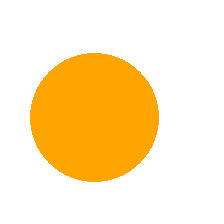
#> input picture Proposed Own Feature Extraction for ML/selected_dataset/circle/circle_11990.png, 224 x 224 px; its folder holds only this picture in this run
$ jupyter execute --allow-errors shape_lab.ipynb   (shell and % lines are left out)
#> lines starting #> are read from the running program, lines starting #| are printed output that depends on the picture; after the words box and inside, x2 and y2 are one past the last pixel; in counts of white or black regions, pixels touching at a corner belong together
[cell 1]
# Import the sys module, which gives us information about Python
import sys

# Print the Python version so we know Python is working
print(sys.version)

[cell 2]
# Install the libraries we need for this lab.
# The "%pip" command installs packages into the same Python that runs this notebook.

[cell 3]
# os lets Python look inside folders on your computer
import os

# The name of the folder that holds all the shape folders.
# This works because your notebook is saved next to "selected_dataset".
dataset_folder = "selected_dataset"

# Get the names of everything inside the dataset folder (circle, decagon, ...)
# sorted() puts them in alphabetical order
class_names = sorted(os.listdir(dataset_folder))

# Show how many shape folders we found (we expect 17)
print("Number of shape folders:", len(class_names))
print()

# Go through each shape folder one by one
for name in class_names:
    # Build the full path to this shape folder, e.g. selected_dataset/circle
    folder_path = os.path.join(dataset_folder, name)

    # Count how many files are inside it
    count = len(os.listdir(folder_path))

    # Print the shape name and its image count
    print(name, ":", count, "images")

[cell 4]
# cv2 is OpenCV, the library that reads images
import cv2
# matplotlib lets us display an image inside the notebook
import matplotlib.pyplot as plt

# Keep only real folders, so hidden files like .DS_Store are skipped
class_names = [name for name in sorted(os.listdir(dataset_folder))
               if os.path.isdir(os.path.join(dataset_folder, name))
               and not name.startswith(".")]

# Check that we now have exactly 17 shapes
print("Number of shapes:", len(class_names))

# Pick the first image inside the "circle" folder
circle_folder = os.path.join(dataset_folder, "circle")
first_file = sorted(os.listdir(circle_folder))[0]
image_path = os.path.join(circle_folder, first_file)

# Read the image from the file into a numpy array
image = cv2.imread(image_path)
#> image is the input picture: shape (224, 224, 3); mean B, G, R 188.7, 231.6, 255

# Print the file name and the size of the image
# (we expect something like (224, 224, 3) = height, width, 3 color channels)
print("File:", first_file)
print("Image size:", image.shape)
#| Image size: (224, 224, 3)

# OpenCV reads colors as BGR, but matplotlib expects RGB, so we convert
plt.imshow(cv2.cvtColor(image, cv2.COLOR_BGR2RGB))
plt.title("circle")
plt.show()

[cell 5]
# Convert the color image to grayscale (one number per pixel, 0=black, 255=white)
gray = cv2.cvtColor(image, cv2.COLOR_BGR2GRAY)
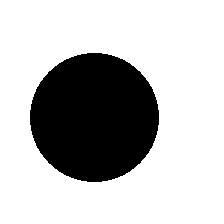
#> gray: shape (224, 224); values 173 (black) and 255 (white), 74% white; 1 black region, box (x1, y1, x2, y2) and area: (30, 53, 159, 182) 13037

# Make a black-and-white "mask":
# pixels darker than 250 (the shape) become 255 (white)
# pixels that are almost white (the background) become 0 (black)
# THRESH_BINARY_INV flips it so the SHAPE is white
_, mask = cv2.threshold(gray, 250, 255, cv2.THRESH_BINARY_INV)
#> mask: shape (224, 224); 26% white; 1 white region

# Show the original and the mask side by side
plt.figure(figsize=(8, 4))

plt.subplot(1, 2, 1)
plt.imshow(cv2.cvtColor(image, cv2.COLOR_BGR2RGB))
plt.title("Original")

plt.subplot(1, 2, 2)
plt.imshow(mask, cmap="gray")
plt.title("Mask (shape = white)")

plt.show()
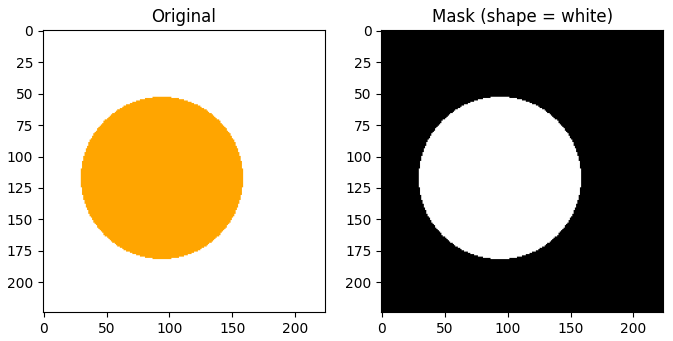
#> figure drawn by matplotlib, 2 panels

[cell 6]
import numpy as np

# Find the outlines (contours) of all white areas in the mask
# RETR_EXTERNAL = only the outer outline, CHAIN_APPROX_NONE = keep every point
contours, _ = cv2.findContours(mask, cv2.RETR_EXTERNAL, cv2.CHAIN_APPROX_NONE)
#> contours = 1 contour; box (x1, y1, x2, y2) and area: (30, 53, 159, 182) 12854

# Our images have one shape, so take the biggest contour
contour = max(contours, key=cv2.contourArea)
#> contour = contour of 364 points, box (x1, y1, x2, y2) (30, 53, 159, 182), area 12854

# FEATURE 1: area = how many pixels the shape covers
area = cv2.contourArea(contour)
#> area = 12854

# FEATURE 2: perimeter = the length of the outline
perimeter = cv2.arcLength(contour, True)
#> perimeter = 425.3

# FEATURE 3: circularity = how close the shape is to a perfect circle
# A perfect circle gives 1.0. Shapes with corners give smaller numbers.
circularity = 4 * np.pi * area / (perimeter ** 2)
#> circularity = 0.893

# FEATURE 4: number of corners
# approxPolyDP simplifies the outline into straight lines.
# The number of points left is roughly the number of corners.
approx = cv2.approxPolyDP(contour, 0.02 * perimeter, True)
#> approx = [[87, 53], [43, 78], [30, 124], [55, 168], [101, 181], [145, 156], [158, 110], [133, 66]]
corners = len(approx)
#> corners = 8

# Print all four features
print("Area:", area)
#| Area: 12854.0
print("Perimeter:", round(perimeter, 2))
#| Perimeter: 425.3
print("Circularity:", round(circularity, 3))
#| Circularity: 0.893
print("Corners:", corners)
#| Corners: 8

[cell 7]
# The names of our features, in the same order the function returns them
feature_names = [
    "area_ratio",     # how much of the image the shape covers (0 to 1)
    "circularity",    # 1.0 = perfect circle, lower = more corners
    "corners_2",      # corner count using a fine outline simplification
    "corners_4",      # corner count using a coarser outline simplification
    "aspect_ratio",   # long side / short side of the tightest rotated box
    "extent",         # shape area / tightest rotated box area
    "solidity",       # shape area / convex hull area (detects dents, like in a star)
    "hu_1", "hu_2", "hu_3", "hu_4", "hu_5", "hu_6", "hu_7"  # Hu moments (shape signature)
]

def extract_features(img):
    """Takes a color image and returns a list of numbers describing the shape in it."""

    # 1. Make the black-and-white mask (shape = white), same as Step 9
    gray = cv2.cvtColor(img, cv2.COLOR_BGR2GRAY)
    _, mask = cv2.threshold(gray, 250, 255, cv2.THRESH_BINARY_INV)

    # 2. Find the outline and keep the biggest one
    contours, _ = cv2.findContours(mask, cv2.RETR_EXTERNAL, cv2.CHAIN_APPROX_NONE)
    contour = max(contours, key=cv2.contourArea)

    # 3. Basic measurements
    area = cv2.contourArea(contour)
#> area = 12854
    perimeter = cv2.arcLength(contour, True)
#> perimeter = 425.3

    # Area as a fraction of the whole image (224 x 224 pixels)
    area_ratio = area / (img.shape[0] * img.shape[1])
#> area_ratio = 0.256

    # Circularity: 1.0 for a circle, smaller for shapes with corners
    circularity = 4 * np.pi * area / (perimeter ** 2)
#> circularity = 0.893

    # 4. Corner counts at two different simplification levels
    corners_2 = len(cv2.approxPolyDP(contour, 0.02 * perimeter, True))
#> corners_2 = 8
    corners_4 = len(cv2.approxPolyDP(contour, 0.04 * perimeter, True))
#> corners_4 = 8

    # 5. Tightest rotated rectangle around the shape -> aspect ratio and extent
    (_, _), (w, h), _ = cv2.minAreaRect(contour)
#> w = 128; h = 128
    aspect_ratio = max(w, h) / max(min(w, h), 1e-6)   # always 1 or bigger
#> aspect_ratio = 1
    extent = area / max(w * h, 1e-6)
#> extent = 0.785

    # 6. Solidity: shape area divided by the area of its convex hull
    hull = cv2.convexHull(contour)
#> hull = contour of 72 points, box (x1, y1, x2, y2) (30, 53, 159, 182), area 12970
    solidity = area / max(cv2.contourArea(hull), 1e-6)
#> solidity = 0.991

    # 7. Hu moments: 7 numbers that stay the same when the shape moves, scales, or rotates
    hu = cv2.HuMoments(cv2.moments(contour)).flatten()
#> hu = [0.159, 6.93e-33, 1.15e-31, 1.88e-31, 2.76e-62, -1.55e-47, -1.4e-63]
    # Use the absolute value and a safer tiny number (1e-12).
    # Now a "nearly zero" moment always becomes about 12, instead of jumping randomly.
    hu = -np.log10(np.abs(hu) + 1e-12)
#> hu = [0.798, 12, 12, 12, 12, 12, 12]

    # Return everything as one list of numbers
    return [area_ratio, circularity, corners_2, corners_4,
            aspect_ratio, extent, solidity] + list(hu)

# Test the function on the circle image from Step 8
features = extract_features(image)
#> features = [0.256, 0.893, 8, 8, 1, 0.785, 0.991, 0.798, 12, 12, 12, 12, 12, 12]
for name, value in zip(feature_names, features):
    print(name, ":", round(float(value), 4))
#> this loop made 14 passes
#> (name, value) on passes 1 to 12: ('area_ratio', 0.256), ('circularity', 0.893), ('corners_2', 8), ('corners_4', 8), ('aspect_ratio', 1), ('extent', 0.785), ('solidity', 0.991), ('hu_1', 0.798), ('hu_2', 12), ('hu_3', 12), ('hu_4', 12), ('hu_5', 12)
#| area_ratio : 0.2562
#| circularity : 0.893
#| corners_2 : 8.0
#| corners_4 : 8.0
#| aspect_ratio : 1.0
#| extent : 0.7845
#| solidity : 0.9911
#| hu_1 : 0.7982
#> (further printed lines are left out)

[cell 8]
# X will hold the features of every image (one row per image)
# y will hold the correct shape name for every image
X = []
y = []

# Go through each of the 17 shapes
for class_name in class_names:
    folder_path = os.path.join(dataset_folder, class_name)

    # Go through every image file inside this shape's folder
    for file_name in sorted(os.listdir(folder_path)):
        file_path = os.path.join(folder_path, file_name)

        # Read the image from the file
        img = cv2.imread(file_path)

        # If OpenCV could not read the file, skip it
        if img is None:
            print("Could not read:", file_path)
            continue

        # Measure the shape and save the numbers and the label
        X.append(extract_features(img))
        y.append(class_name)

    # Show progress after each shape is finished
    print("Done:", class_name)

# Convert the lists into numpy arrays, which scikit-learn works with
X = np.array(X)
y = np.array(y)

# Check the sizes: we expect 5100 rows and 14 columns
print()
print("X shape:", X.shape)
#| X shape: (1, 14)

$ run again, on Proposed Own Feature Extraction for ML/selected_dataset/circle/circle_48173.png
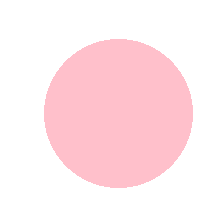
#> input picture Proposed Own Feature Extraction for ML/selected_dataset/circle/circle_48173.png, 224 x 224 px
#> image is the input picture: shape (224, 224, 3); mean B, G, R 236.9, 233.1, 255
#| Image size: (224, 224, 3)
#> `gray = cv2.cvtColor(image, cv2.COLOR_BGR2GRAY)`:
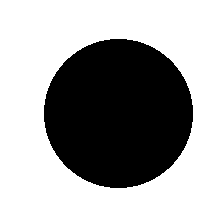
#> gray: shape (224, 224); values 212 (black) and 255 (white), 65.3% white; 1 black region, box (x1, y1, x2, y2) and area: (44, 39, 193, 188) 17417
#> mask: shape (224, 224); 34.7% white; 1 white region
#> `plt.show()`:
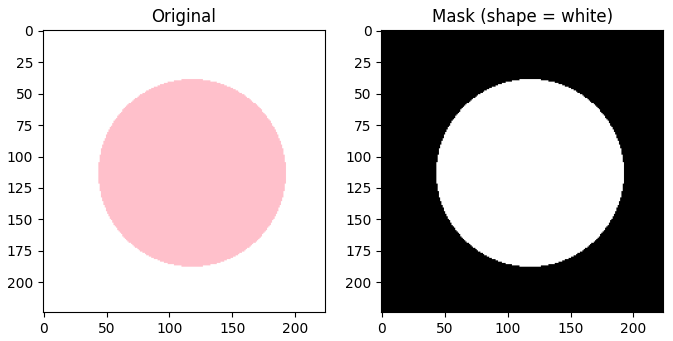
#> figure drawn by matplotlib, 2 panels
#> `contours, _ = cv2.findContours(mask, cv2.RETR_EXTERNAL, cv2.CHAIN_APPR..`: contours = 1 contour; box (x1, y1, x2, y2) and area: (44, 39, 193, 188) 17206
#> `contour = max(contours, key=cv2.contourArea)`: contour = contour of 420 points, box (x1, y1, x2, y2) (44, 39, 193, 188), area 17206
#> `area = cv2.contourArea(contour)`: area = 17206
#> `perimeter = cv2.arcLength(contour, True)`: perimeter = 491.2
#> `circularity = 4 * np.pi * area / (perimeter ** 2)`: circularity = 0.896
#> approx = [[110, 39], [63, 63], [44, 121], [68, 168], [126, 187], [173, 163], [192, 105], [168, 58]]
#> corners = 8
#| Area: 17206.0
#| Perimeter: 491.24
#| Circularity: 0.896
#| Corners: 8
#> in extract_features, `area = cv2.contourArea(contour)`: area = 17206
#> in extract_features, `perimeter = cv2.arcLength(contour, True)`: perimeter = 491.2
#> area_ratio = 0.343
#> in extract_features, `circularity = 4 * np.pi * area / (perimeter ** 2)`: circularity = 0.896
#> corners_2 = 8
#> w = 148
#> aspect_ratio = 1
#> extent = 0.786
#> hull = contour of 72 points, box (x1, y1, x2, y2) (44, 39, 193, 188), area 17330
#> solidity = 0.993
#> in extract_features, `hu = cv2.HuMoments(cv2.moments(contour)).flatten()`: hu = [0.159, 0, 3.39e-32, 3.77e-33, -4.26e-65, 0, 0]
#> in extract_features, `hu = -np.log10(np.abs(hu) + 1e-12)`: hu = [0.798, 12, 12, 12, 12, 12, 12]
#> features = [0.343, 0.896, 8, 8, 1, 0.786, 0.993, 0.798, 12, 12, 12, 12, 12, 12]
#> the loop `for name, value in zip(feature_names, features):` made 14 passes
#> (name, value) on passes 1 to 8: ('area_ratio', 0.343), ('circularity', 0.896), ('corners_2', 8), ('corners_4', 8), ('aspect_ratio', 1), ('extent', 0.786), ('solidity', 0.993), ('hu_1', 0.798)
#> (printed output is left out)
#| X shape: (1, 14)
